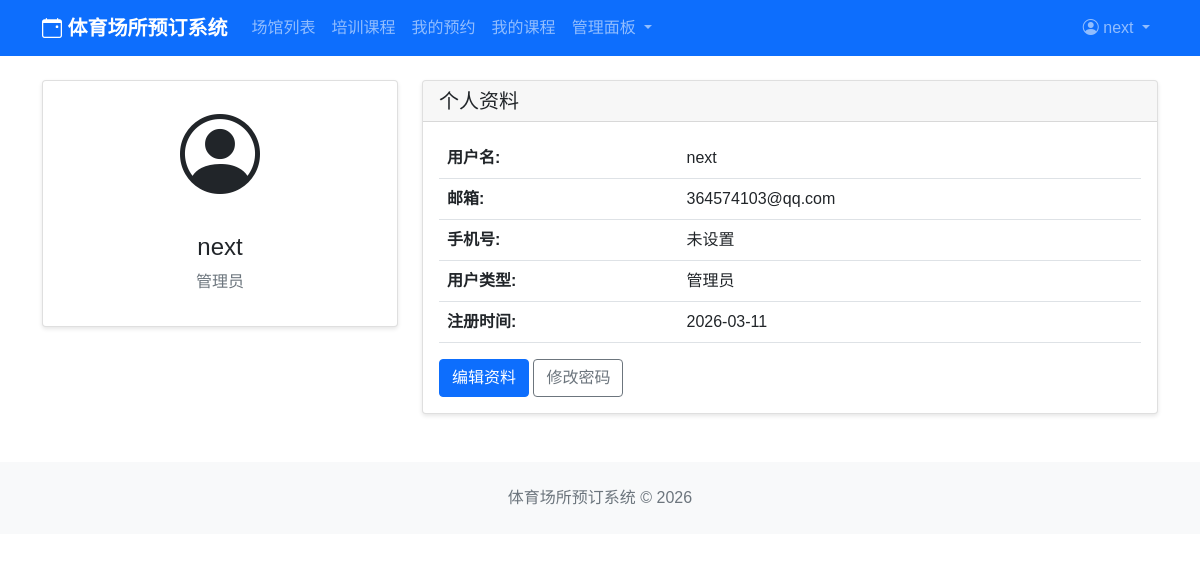
The page /users/profile/ (signed in) on the database its author committed.
### users/models.py (models this page shows, shortened)
class User(AbstractBaseUser, PermissionsMixin):
    USER_TYPE_CHOICES = (
        ('user', '普通用户'),
        ('coach', '教练'),
        ('admin', '管理员'),
    )
    username = models.CharField(max_length=150, unique=True, verbose_name='用户名')
    email = models.EmailField(blank=True, verbose_name='邮箱')
    user_type = models.CharField(max_length=20, choices=USER_TYPE_CHOICES, default='user')
    phone = models.CharField(max_length=20, blank=True, verbose_name='手机号')
    avatar = models.ImageField(upload_to='avatars/', default='avatars/default.jpg', verbose_name='头像')
    is_active = models.BooleanField(default=True, verbose_name='是否激活')
    is_staff = models.BooleanField(default=False, verbose_name='是否为员工')
    created_at = models.DateTimeField(auto_now_add=True, verbose_name='创建时间')
    updated_at = models.DateTimeField(auto_now=True, verbose_name='更新时间')
    objects = UserManager()
    USERNAME_FIELD = 'username'
    REQUIRED_FIELDS = ['email']
    class Meta:
        db_table = 'users'
        verbose_name = '用户'
        verbose_name_plural = '用户'

### users/views.py (the view)
# urls.py: path('profile/', views.profile, name='profile'),
@login_required
def profile(request):
    return render(request, 'users/profile.html', {
        'user': request.user
    })

### templates/users/profile.html (shortened to what this page needs)
{% extends 'base.html' %}
{% block content %}
<div class="row">
    <div class="col-md-4">
        <div class="card">
            <div class="card-body text-center">
                <i class="bi bi-person-circle" style="font-size: 5rem;"></i>
                <h4 class="mt-3">{{ user.username }}</h4>
                <p class="text-muted">{{ user.get_user_type_display }}</p>
            </div>
        </div>
    </div>
    <div class="col-md-8">
        <div class="card">
            <div class="card-header">
                <h5 class="mb-0">个人资料</h5>
            </div>
            <div class="card-body">
                <table class="table">
                    <tr>
                        <th>用户名:</th>
                        <td>{{ user.username }}</td>
                    </tr>
                    <tr>
                        <th>邮箱:</th>
                        <td>{{ user.email|default:"未设置" }}</td>
                    </tr>
                    <tr>
                        <th>手机号:</th>
                        <td>{{ user.phone|default:"未设置" }}</td>
                    </tr>
                    <tr>
                        <th>用户类型:</th>
                        <td>{{ user.get_user_type_display }}</td>
                    </tr>
                    <tr>
                        <th>注册时间:</th>
                        <td>{{ user.created_at|date:"Y-m-d" }}</td>
                    </tr>
                </table>
                <a href="{% url 'users:profile_edit' %}" class="btn btn-primary">编辑资料</a>
                <a href="{% url 'users:password_change' %}" class="btn btn-outline-secondary">修改密码</a>
            </div>
        </div>
    </div>
</div>
{% endblock %}

### templates/base.html (shortened to what this page needs)
<!DOCTYPE html>
<html lang="zh-CN">
<head>
    <link href="https://cdn.jsdelivr.net/npm/bootstrap@5.1.3/dist/css/bootstrap.min.css" rel="stylesheet">
    <link rel="stylesheet" href="https://cdn.jsdelivr.net/npm/bootstrap-icons@1.8.1/font/bootstrap-icons.css">
</head>
<body>
    <nav class="navbar navbar-expand-lg navbar-dark bg-primary">
        <div class="container">
            <a class="navbar-brand" href="{% url 'home' %}">
                <i class="bi bi-calendar-event"></i> 体育场所预订系统
            </a>
            <div class="collapse navbar-collapse" id="navbarNav">
                <ul class="navbar-nav me-auto">
                    <li class="nav-item">
                        <a class="nav-link" href="{% url 'venues:venue_list' %}">场馆列表</a>
                    </li>
                    <li class="nav-item">
                        <a class="nav-link" href="{% url 'courses:course_list' %}">培训课程</a>
                    </li>
                    {% if user.is_authenticated %}
                    <li class="nav-item">
                        <a class="nav-link" href="{% url 'bookings:my_bookings' %}">我的预约</a>
                    </li>
                    <li class="nav-item">
                        <a class="nav-link" href="{% url 'courses:my_courses' %}">我的课程</a>
                    </li>
                    {% if user.user_type == 'admin' or user.is_staff %}
                    <li class="nav-item dropdown">
                        <a class="nav-link dropdown-toggle" href="#" role="button" data-bs-toggle="dropdown">
                            管理面板
                        </a>
                    </li>
                    {% endif %}
                    {% endif %}
                </ul>
                <ul class="navbar-nav">
                    {% if user.is_authenticated %}
                    <li class="nav-item dropdown">
                        <a class="nav-link dropdown-toggle" href="#" id="userDropdown" role="button" data-bs-toggle="dropdown">
                            <i class="bi bi-person-circle"></i> {{ user.username }}
                        </a>
                    </li>
                    {% endif %}
                </ul>
            </div>
        </div>
    </nav>
    <main class="container my-4">
        {% block content %}{% endblock %}
    </main>
    <footer class="bg-light py-4 mt-5">
        <div class="container text-center">
            <p class="text-muted mb-0">体育场所预订系统 &copy; 2026</p>
        </div>
    </footer>
</body>
</html>

### templates/base.html (style rules this page uses)
body { font-family: 'Microsoft YaHei', sans-serif; }
.navbar-brand { font-weight: bold; }
.card { box-shadow: 0 2px 4px rgba(0,0,0,0.1); }

### rows shown on the page
User: username "next", user_type "管理员", email "364574103@qq.com", phone "未设置", created_at "2026-03-11"
